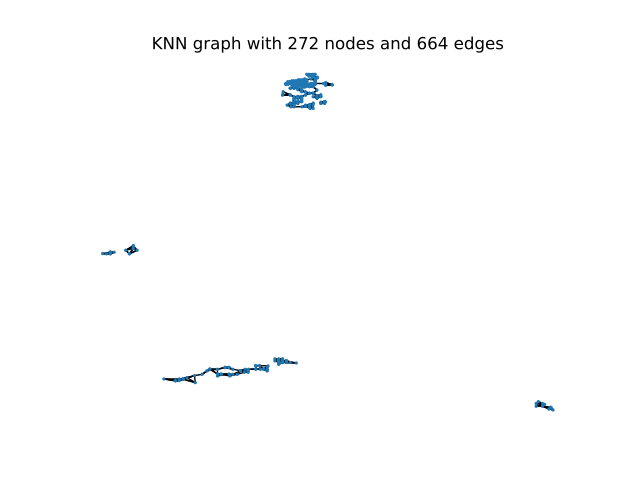

Generate this figure with Python:
import matplotlib.pyplot as plt
import networkx as nx
from scipy.spatial import cKDTree
import numpy as np

def create_graph(df, k=4):
    G = nx.Graph()

    # add nodes
    for i, (index, row) in enumerate(df.iterrows()):
        G.add_node(i, pos=(row['X'],row['Y']), height=row['Z'], bio=row['bio'])

    #add edges
    nA =  np.array(list(zip(df.X, df.Y)))
    atree = cKDTree(nA)
    distances, neighbors = atree.query(nA, k=k+1)
    for neigh, dist in zip(neighbors,distances):
        for n, d in zip(neigh[1:],dist[1:]):
            G.add_edge(neigh[0], n, length=d)

    plt.figure()
    plt.title("KNN graph with {} nodes and {} edges".format(G.number_of_nodes(), G.number_of_edges()))
    nx.draw(G, pos=nx.get_node_attributes(G,'pos'), node_size=2)
    #plt.show()
